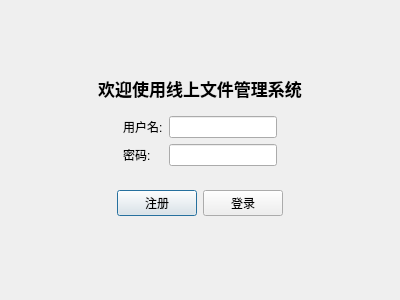
<?xml version="1.0" encoding="UTF-8"?>
<ui version="4.0">
 <class>loginDialog</class>
 <widget class="QDialog" name="loginDialog">
  <property name="geometry">
   <rect>
    <x>0</x>
    <y>0</y>
    <width>400</width>
    <height>300</height>
   </rect>
  </property>
  <property name="minimumSize">
   <size>
    <width>400</width>
    <height>300</height>
   </size>
  </property>
  <property name="maximumSize">
   <size>
    <width>400</width>
    <height>300</height>
   </size>
  </property>
  <property name="windowTitle">
   <string>Dialog</string>
  </property>
  <layout class="QVBoxLayout" name="verticalLayout">
   <item>
    <spacer name="verticalSpacer">
     <property name="orientation">
      <enum>Qt::Vertical</enum>
     </property>
     <property name="sizeHint" stdset="0">
      <size>
       <width>20</width>
       <height>40</height>
      </size>
     </property>
    </spacer>
   </item>
   <item>
    <widget class="QLabel" name="label_3">
     <property name="font">
      <font>
       <family>aakar</family>
       <pointsize>13</pointsize>
       <bold>true</bold>
      </font>
     </property>
     <property name="text">
      <string>欢迎使用线上文件管理系统</string>
     </property>
     <property name="alignment">
      <set>Qt::AlignCenter</set>
     </property>
    </widget>
   </item>
   <item>
    <widget class="QWidget" name="widget" native="true">
     <layout class="QGridLayout" name="gridLayout">
      <item row="1" column="3">
       <spacer name="horizontalSpacer_2">
        <property name="orientation">
         <enum>Qt::Horizontal</enum>
        </property>
        <property name="sizeHint" stdset="0">
         <size>
          <width>40</width>
          <height>20</height>
         </size>
        </property>
       </spacer>
      </item>
      <item row="2" column="2">
       <widget class="QLineEdit" name="lineEdit_2"/>
      </item>
      <item row="1" column="0">
       <spacer name="horizontalSpacer">
        <property name="orientation">
         <enum>Qt::Horizontal</enum>
        </property>
        <property name="sizeHint" stdset="0">
         <size>
          <width>40</width>
          <height>20</height>
         </size>
        </property>
       </spacer>
      </item>
      <item row="2" column="1">
       <widget class="QLabel" name="label_2">
        <property name="text">
         <string>密码:</string>
        </property>
       </widget>
      </item>
      <item row="1" column="2">
       <widget class="QLineEdit" name="lineEdit"/>
      </item>
      <item row="1" column="1">
       <widget class="QLabel" name="label">
        <property name="text">
         <string>用户名:</string>
        </property>
       </widget>
      </item>
     </layout>
    </widget>
   </item>
   <item>
    <widget class="QWidget" name="widget_2" native="true">
     <layout class="QHBoxLayout" name="horizontalLayout">
      <item>
       <spacer name="horizontalSpacer_3">
        <property name="orientation">
         <enum>Qt::Horizontal</enum>
        </property>
        <property name="sizeHint" stdset="0">
         <size>
          <width>40</width>
          <height>20</height>
         </size>
        </property>
       </spacer>
      </item>
      <item>
       <widget class="QPushButton" name="pushButton">
        <property name="text">
         <string>注册</string>
        </property>
       </widget>
      </item>
      <item>
       <widget class="QPushButton" name="pushButton_2">
        <property name="text">
         <string>登录</string>
        </property>
       </widget>
      </item>
      <item>
       <spacer name="horizontalSpacer_4">
        <property name="orientation">
         <enum>Qt::Horizontal</enum>
        </property>
        <property name="sizeHint" stdset="0">
         <size>
          <width>40</width>
          <height>20</height>
         </size>
        </property>
       </spacer>
      </item>
     </layout>
    </widget>
   </item>
   <item>
    <spacer name="verticalSpacer_2">
     <property name="orientation">
      <enum>Qt::Vertical</enum>
     </property>
     <property name="sizeHint" stdset="0">
      <size>
       <width>20</width>
       <height>40</height>
      </size>
     </property>
    </spacer>
   </item>
  </layout>
 </widget>
 <resources/>
 <connections/>
</ui>
